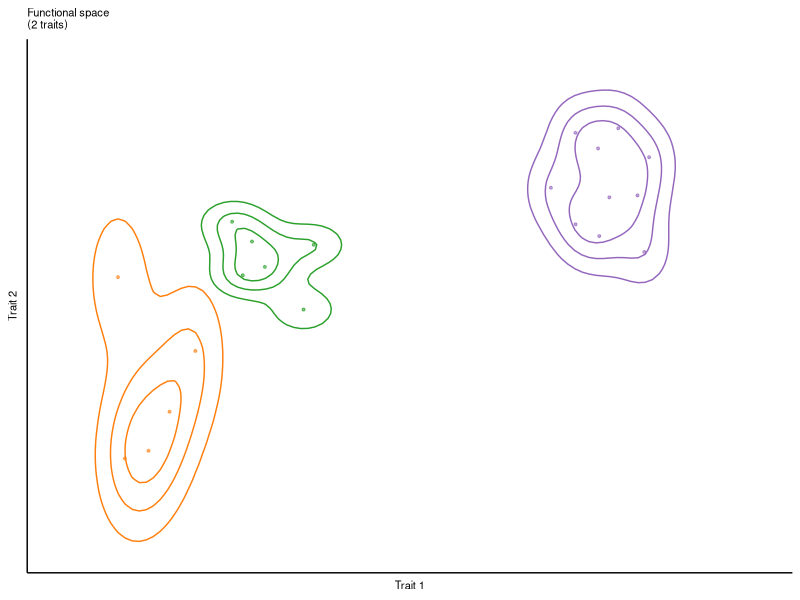
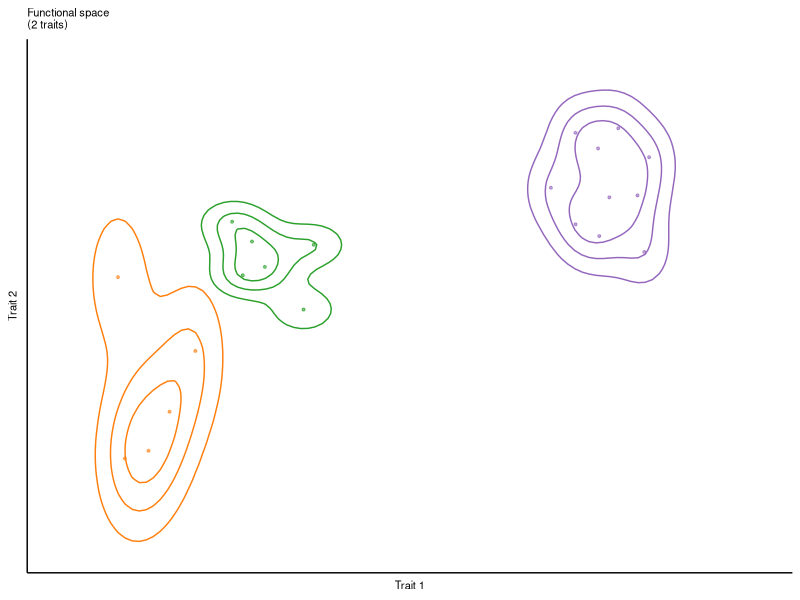

These figures' R source, in order: (Note: this script raises an error after producing the figures.)
#`---
#`Authors: Arnaud P. Louchart, Annemieke M. Drost, Chaohong Lin, Suzanne M.H. Wiezer, Zhipeng Duan, Elena Litchman, Dedmer B. Van de Waal
#`Title: Individual-level trait responses in natural cyanobacterial communities.
#`Year: 2025
#`Journal: Ecology Letters
#`Status: First submission
#`---

##########################################################################################
############################## MATERIAL AND METHODS SECTION ##############################
##########################################################################################

#### Package loading
# Note: ggConvexHull and PCAtest must be installed from GitHub manually:
# install.packages("remotes") 
# install.packages("devtools")
# remotes::install_github("cmartin/ggConvexHull")
# devtools::install_github("arleyc/PCAtest")

install.packages("remotes")

packages = c("ggplot2","ade4","dplyr", "dataverse", "readxl", "phaeatmap")

for(p in packages){
  if(!require(p, character.only = T)){
    install.packages(p)
  }
  require(p, character.only = T)
}

rm(p,packages)

options(scipen = 999)
Sys.setlocale("LC_ALL", "English")

#### 1. CONCEPTUAL FIGURE
# Create 5 dummy data
set.seed(132)
data1 <- data.frame(
  Trait_1 = rnorm(5, mean = 7, sd = 1),
  Trait_2 = rnorm(5, mean = 7, sd = 1),
  Trait_3 = rnorm(5, mean = 4, sd = 0.9),
  Trait_4 = rnorm(5, mean = 2, sd = 1.4)
)

#
data2 <- data.frame(
  Trait_1 = rnorm(6, mean = 10, sd = 1),
  Trait_2 = rnorm(6, mean = 9, sd = 1),
  Trait_3 = rnorm(6, mean = 2, sd = 0.9),
  Trait_4 = rnorm(6, mean = 1, sd = 0.3)
)

#
data3 <- data.frame(
  Trait_1 = rnorm(10, mean = 17, sd = 1.2),
  Trait_2 = rnorm(10, mean = 11, sd = 1),
  Trait_3 = rnorm(10, mean = 8, sd = 0.7),
  Trait_4 = rnorm(10, mean = 10, sd = 1.4)
)

data1$Treatment <- "N"
data2$Treatment <- "P"
data3$Treatment <- "C"

dat <- rbind(data1, data2, data3) 

# Create the density contour plot for both datasets
p <-
  ggplot() +
  geom_density_2d(data = subset(dat, Treatment == "N"), aes(x = Trait_1, y = Trait_2), color = "#ff7f0e", bins = 4) +  # Contour for N data
  geom_point(data = subset(dat, Treatment == "N"), aes(x = Trait_1, y = Trait_2), color = "#ff7f0e", alpha = 0.6, size = 0.7) +
  geom_density_2d(data = subset(dat, Treatment == "P"), aes(x = Trait_1, y = Trait_2), color = "#2ca02c", bins = 4) +  # Contour for P data
  geom_point(data = subset(dat, Treatment == "P"), aes(x = Trait_1, y = Trait_2), color = "#2ca02c", alpha = 0.6, size = 0.7) +  # Contour for P data
  geom_density_2d(data = subset(dat, Treatment == "C"), aes(x = Trait_1, y = Trait_2), color = "#9467bd", bins = 4) +  # Contour for Control data
  geom_point(data = subset(dat, Treatment == "C"), aes(x = Trait_1, y = Trait_2), color = "#9467bd", alpha = 0.6, size = 0.7) +  # Contour for Control data
  xlim(5,21) +
  ylim(4,13.5) +
  labs(title = "Functional space \n(2 traits)",
       x = "Trait 1",
       y = "Trait 2") +
  theme_classic() +
  theme(
    axis.ticks = element_blank(),                 # Remove axis ticks
    axis.title = element_text(size = 8),         # Adjust axis labels size
    plot.title = element_text(size = 8),         # Adjust title size
    axis.text = element_blank()                   # Remove axis tick labels
  )
p
ggsave(file="Functional space 2 traits.svg", plot=p, width=5, height=5, units = "cm")

## Dummy pca on the data
dat <- rbind(data1,data2,data3)

PCA <- dudi.pca(dat[,c(1:4)],  center = TRUE, scale =  TRUE, scannf = FALSE, nf = 7)

screeplot(PCA, main = "Screeplot - Eigenvalues")

(PCA$eig*100)/sum(PCA$eig)

# 7.2) Plot simple PCA
s.corcircle(PCA$co)

dat <- cbind(dat,PCA$li)


p <- PCA$li %>%
  ggplot(mapping = aes(x = Axis1, y = Axis2, color = as.factor(dat$Treatment))) +
  geom_hline(yintercept = 0, linetype = "dashed") +
  geom_vline(xintercept = 0, linetype = "dashed") +
  geom_point(alpha = 0.6, size = 0.7) +
  scale_colour_manual(values = c("#9467bd","#ff7f0e","#2ca02c")) +
  geom_density_2d(data = subset(dat, Treatment == "P"), aes(x = Axis1, y = Axis2), color = "#2ca02c", bins = 4) +  # Contour for N data
  geom_density_2d(data = subset(dat, Treatment == "C"), aes(x = Axis1, y = Axis2), color = "#9467bd", bins = 4) +  # Contour for P data
  geom_density_2d(data = subset(dat, Treatment == "N"), aes(x = Axis1, y = Axis2), color = "#ff7f0e", bins = 4) +  # Contour for Control data
  theme_linedraw() +
  xlim(-2.6,3) +
  ylim(-2.6,2) +
  labs(title = "Functional space \n(n traits)",
       x = "Dim. 1",
       y = "Dim. 2") +
  theme_classic() +
  theme(
    axis.ticks = element_blank(),                 # Remove axis ticks
    axis.title = element_text(size = 8),         # Adjust axis labels size
    plot.title = element_text(size = 8),         # Adjust title size
    axis.text = element_blank(), # Remove axis tick labels
    legend.position = "none"
  )
p
ggsave(file="Functional space n traits.svg", plot=p, width=5, height=5, units = "cm")

rm(data1,data2,data3)

DATA <- dat %>%
  group_by(Treatment) %>%
  summarise(
    across(c(Axis1, Axis2, Axis3, Axis4), mean)
  )

##Extract centroid of func. space ------------------ N
p_N <- ggplot(subset(dat,Treatment == 'N'), mapping = aes(x = Axis1, y = Axis2)) +
  geom_density_2d(alpha = 0.4, bins = 4) +
  theme_linedraw() +
  xlim(-2.6,3) +
  ylim(-2.6,2)

contours_N <- layer_data(p_N)
contours_N <- contours_N[contours_N$piece == 5,]

contours <- NULL

contours$x <- mean(contours_N$x)
contours$y <- mean(contours_N$y)
contours$Treatment <- "N"

contours <- as.data.frame(unlist(contours))
centroid <- contours

##Extract centroid of func. space ------------------ P
p_P <- ggplot(subset(dat,Treatment == 'P'), mapping = aes(x = Axis1, y = Axis2)) +
  geom_density_2d(alpha = 0.4, bins = 4) +
  theme_linedraw() +
  xlim(-2.6,3) +
  ylim(-2.6,2)

contours_P <- layer_data(p_P)
contours_P <- contours_P[contours_P$piece == 1,]

contours <- NULL

contours$x <- mean(contours_P$x)
contours$y <- mean(contours_P$y)
contours$Treatment <- "P"

contours <- as.data.frame(unlist(contours))
centroid <- cbind(centroid,contours)

##Extract centroid of func. space ------------------ C
p_C <- ggplot(subset(dat,Treatment == 'C'), mapping = aes(x = Axis1, y = Axis2)) +
  geom_density_2d(alpha = 0.4, bins = 4) +
  theme_linedraw() +
  xlim(-2.6,3) +
  ylim(-2.6,2)

contours_C <- layer_data(p_C)
contours_C <- contours_C[contours_C$piece == 3,]

contours <- NULL

contours$x <- mean(contours_C$x)
contours$y <- mean(contours_C$y)
contours$Treatment <- "C"

contours <- as.data.frame(unlist(contours))
centroid <- cbind(centroid,contours)

centroid <- as.data.frame(t(centroid))
centroid$x <- as.numeric(as.character(centroid$x))
centroid$y <- as.numeric(as.character(centroid$y))

dat$id <- rownames(dat)

find_neighbors <- function(df) {
  # Compute pairwise distances
  dist_matrix <- as.matrix(dist(df[, c("Axis1", "Axis2")]))
  
  # Initialize edge list
  edges <- data.frame(from = integer(), to = integer(), stringsAsFactors = FALSE)
  
  # Find nearest neighbor for each point
  for (i in 1:nrow(df)) {
    distances <- dist_matrix[i, ]
    nearest_index <- which.min(distances[distances > 0])  # Exclude self distance
    edges <- rbind(edges, data.frame(from = df$id[i], to = df$id[nearest_index]))
  }
  
  return(edges)
}

edges <- dat %>%
  group_by(Treatment) %>%
  group_modify(~ find_neighbors(.x)) %>%
  ungroup()

coords <- dat %>%
  select(id, Treatment, Axis1, Axis2)

edge_data <- edges %>%
  left_join(coords, by = c("from" = "id", "Treatment")) %>%
  rename(x_from = Axis1, y_from = Axis2) %>%
  left_join(coords, by = c("to" = "id", "Treatment")) %>%
  rename(x_to = Axis1, y_to = Axis2)

edge_data <- edge_data %>%
  left_join(
    dat %>% 
      select(id, Trait_1:Trait_4, Axis1:Axis4),
    by = c("from" = "id")
  )

#### Functional Richness

p <- ggplot(dat, mapping = aes(x = Axis1, y = Axis2, color = Treatment)) +
  geom_hline(yintercept = 0, linetype = "dashed") +
  geom_vline(xintercept = 0, linetype = "dashed") +
  scale_colour_manual(values = c("#9467bd","#ff7f0e","#2ca02c")) +
  stat_density_2d(data = subset(dat, Treatment == "P"), aes(x = Axis1, y = Axis2, fill = ..level..), alpha = 0.4, geom = "polygon", bins = 4) +
  scale_fill_gradient(low = "grey70", high = "grey70") +  # Contour for N data
  stat_density_2d(data = subset(dat, Treatment == "C"), aes(x = Axis1, y = Axis2, fill = ..level..), alpha = 0.4, geom = "polygon", bins = 4) +
  stat_density_2d(data = subset(dat, Treatment == "N"), aes(x = Axis1, y = Axis2, fill = ..level..), alpha = 0.4, geom = "polygon", bins = 4) +  # Contour for Control data
  geom_point(alpha = 0.6, size = 0.7) +
  theme_linedraw() +
  xlim(-2.6,3) +
  ylim(-2.6,2) +
  labs(title = "Size of functional space",
       x = "Dim. 1",
       y = "Dim. 2") +
  annotate("text", x=-1.9, y=1.9, label= "F.Ric = High", color = "#ff7f0e", size = 1.7 ) +
  annotate("text", x=-1.9, y=1.6, label= "F.Ric = Medium", color = "#9467bd", size = 1.7 ) +
  annotate("text", x=-1.9, y=1.3, label= "F.Ric = Low", color = "#2ca02c", size = 1.7 ) +
  theme_classic() +
  theme(
    axis.ticks = element_blank(),                 # Remove axis ticks
    axis.title = element_text(size = 8),         # Adjust axis labels size
    plot.title = element_text(size = 8),         # Adjust title size
    axis.text = element_blank(), # Remove axis tick labels
    legend.position = "none"
  )
p
ggsave(file="Functional Richness.svg", plot=p, width=5, height=5, units = "cm")

#### Functional Evenness
p <-
  ggplot(dat, mapping = aes(x = Axis1, y = Axis2, color = Treatment)) +
  geom_hline(yintercept = 0, linetype = "dashed") +
  geom_vline(xintercept = 0, linetype = "dashed") +
  scale_colour_manual(values = c("#9467bd","#ff7f0e","#2ca02c")) +
  geom_segment(data = edge_data, aes(x = x_from, y = y_from, xend = x_to, yend = y_to), color = "gray") +
  geom_point(alpha = 0.6, size = 0.7) +
  theme_linedraw() +
  xlim(-2.6,3) +
  ylim(-2.6,2) +
  labs(title = "Regularity of trait distribution \n in functional space)",
       x = "Dim. 1",
       y = "Dim. 2") +
  annotate("text", x=-1.9, y=1.9, label= "F.Eve = Low", color = "#ff7f0e", size = 1.7 ) +
  annotate("text", x=-1.9, y=1.6, label= "F.Eve = Medium", color = "#9467bd", size = 1.7) +
  annotate("text", x=-1.9, y=1.3, label= "F.Eve = High", color = "#2ca02c", size = 1.7 ) +
  theme_classic() +
  theme(
    axis.ticks = element_blank(),                 # Remove axis ticks
    axis.title = element_text(size = 8),         # Adjust axis labels size
    plot.title = element_text(size = 8),         # Adjust title size
    axis.text = element_blank(), # Remove axis tick labels
    legend.position = "none"
  )
p
ggsave(file="Functional Evenness.svg", plot=p, width=5, height=5, units = "cm")

DATA <- merge(dat, centroid, by = "Treatment", all.x = TRUE)

#### Functional Dispersion
p <- 
  ggplot(DATA, mapping = aes(x = Axis1, y = Axis2, color = Treatment)) +
  geom_hline(yintercept = 0, linetype = "dashed") +
  geom_vline(xintercept = 0, linetype = "dashed") +
  scale_colour_manual(values = c("#9467bd","#ff7f0e","#2ca02c")) +
  geom_point(data = centroid, aes(x = x, y = y), color = 'black', alpha = 0.6, size = 0.9, shape = 4) +
  geom_segment(mapping = aes(x = x, y = y, xend = Axis1, yend = Axis2), linewidth = 0.2, linetype = "dashed") +
  # geom_density_2d(data = subset(dat, Treatment == "P"), aes(x = Axis1, y = Axis2), alpha = 0.4, bins = 4) +
  # geom_density_2d(data = subset(dat, Treatment == "C"), aes(x = Axis1, y = Axis2), alpha = 0.4, bins = 4) +
  # geom_density_2d(data = subset(dat, Treatment == "N"), aes(x = Axis1, y = Axis2), alpha = 0.4, bins = 4) +  # Contour for Control data
  geom_point(alpha = 0.6, size = 0.7) +
  theme_linedraw() +
  xlim(-2.6,3) +
  ylim(-2.6,2) +
  labs(title = "Deviation from the \n functional centroid",
       x = "Dim. 1",
       y = "Dim. 2") +
  annotate("text", x=-1.9, y=1.9, label= "F.Disp = High", color = "#ff7f0e", size = 1.7 ) +
  annotate("text", x=-1.9, y=1.6, label= "F.Disp = Medium", color = "#9467bd", size = 1.7) +
  annotate("text", x=-1.9, y=1.3, label= "F.Disp = Low", color = "#2ca02c", size = 1.7 ) +
  theme_classic() +
  theme(
    axis.ticks = element_blank(),                 # Remove axis ticks
    axis.title = element_text(size = 8),         # Adjust axis labels size
    plot.title = element_text(size = 8),         # Adjust title size
    axis.text = element_blank(), # Remove axis tick labels
    legend.position = "none"
  )
ggsave(file="Functional Dispersion.svg", plot=p, width=5, height=5, units = "cm")

rm(list=ls())

#### 2. DATA LOADING
# IndTraits contains flow cytometry informations at the individual level for each treatment obtained through the PhytoCytoTraits GUI.
# Treatment contains informations on the different environmental conditions

Sys.setenv("DATAVERSE_SERVER" = "dataverse.nl")

dat <- get_dataframe_by_name(
  dataset  = "10.34894/9X9YMO",
  filename = "IndCyano_Louchart_Limitation_experiment_June2025.xlsx",
  original = TRUE,
  .f       = read_excel,
  sheet    = "IndTraits"
)

#### 3. DATA MANIPULATION
dat <- dat[,c(1:10)]

## 3.1. Log10 transformation
dat[,c(3:10)] <- log10(dat[,c(3:10)])

## 3.2. Z-score normalisation
dat[,c(3:10)] <- scale(dat[,c(3:10)], center = TRUE, scale = TRUE)
